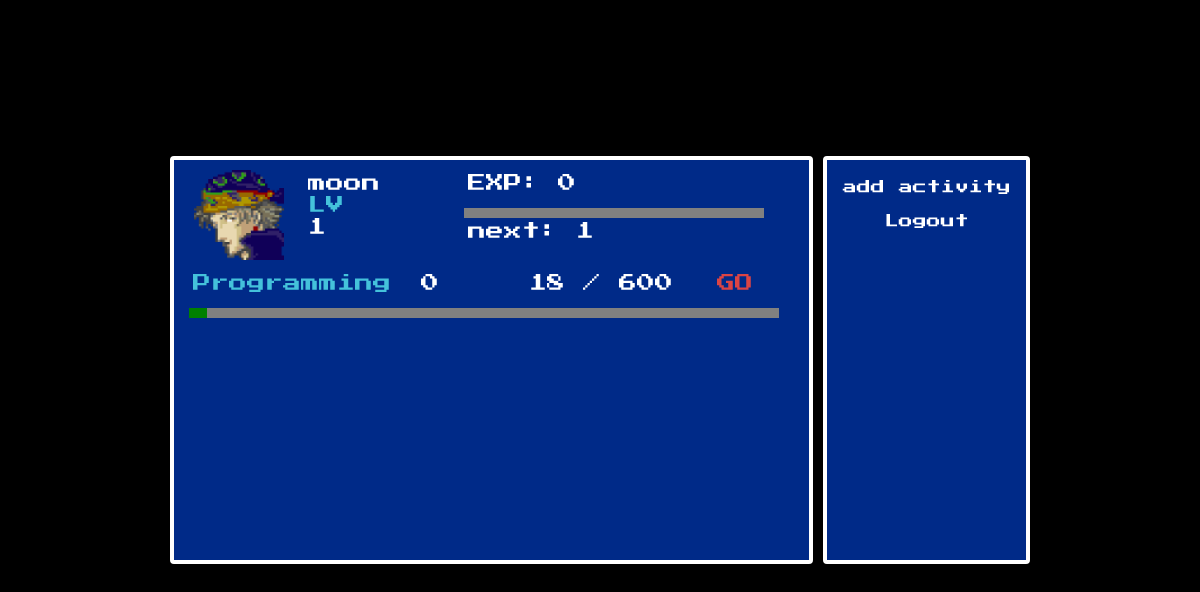
Before: /dashboard/ (signed in) with the older database file.
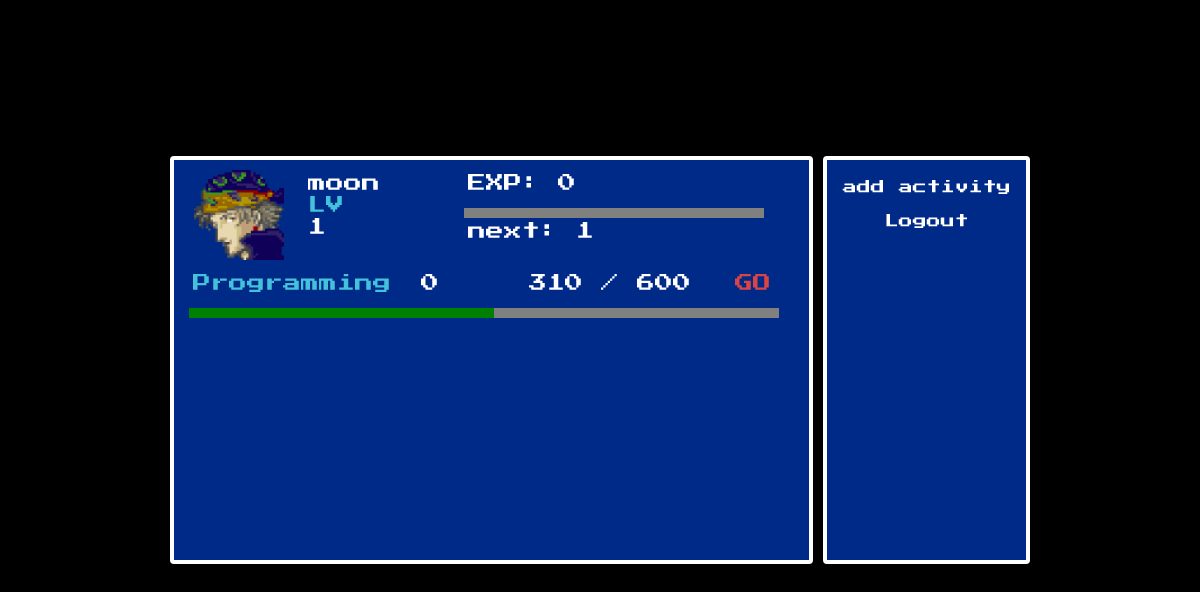
After: the same page with the newer database file.
### app.py (models this page shows)
class User(db.Model):
    id              = db.Column(db.Integer,     primary_key = True              )
    username        = db.Column(db.String(80),  nullable    = False, unique=True)
    password        = db.Column(db.String(200), nullable    = False             )
    level           = db.Column(db.Integer,     nullable    = False, default =1 )
    xp              = db.Column(db.Integer,     nullable    = False, default =0 )
    xp_needed       = db.Column(db.Integer,     nullable    = False, default =1 )
    free_hours      = db.Column(db.Integer,     nullable    = False, default =0 )
    free_minutes    = db.Column(db.Integer,     nullable    = False, default =0 )

class Activity(db.Model):
    id              = db.Column(db.Integer,     primary_key = True                                  )
    name            = db.Column(db.String,      nullable    = False                                 )
    user_id         = db.Column(db.Integer,     db.ForeignKey('user.id'), nullable=False            )
    total_seconds   = db.Column(db.Integer,     default     = 0                                     )
    level           = db.Column(db.Integer,     default     = 0                                     )
    xp              = db.Column(db.Integer,     default     = 0                                     )
    xp_needed       = db.Column(db.Integer,     default     = 600                                   )
    user            = db.relationship('User',   backref     = db.backref('activities', lazy = True) )

### app.py (the view)
@app.route('/dashboard/')
def dashboard():
    user_id     = session.get('user_id')
    if 'user_id':
        user        = User.query.get(user_id)
        activities  = Activity.query.filter_by(user_id=user_id).all()
        if user:
            return render_template('dashboard.html', user=user, activities=activities)
    return render_template('login.html')

### templates/dashboard.html (shortened to what this page needs)
<!DOCTYPE html>
<html>
<head>
    <link rel="stylesheet" href="{{url_for('static',filename='dashboard.css')}}">
</head>
<body>
    <div class="dashboard_container">
        <div class="dashboard_header">
            <img src="../static/locke.png" width="90" height="90">
            <div class="dashboard_header_text">
                <p>{{ user.username }}</p>
                <p style="color:#44c2db">LV</p>
                <p>{{ user.level }}</p>
            </div>
            <div class="dashboard_header_progress">
                <p>EXP:  {{ user.xp }} </p>
                <progress class="dashboard_xp_progress" value={{user.xp}} max="{{user.xp_needed}}"></progress>
                <p>next: {{ user.xp_needed }}</p>
            </div>
        </div>
        <div class="time_tracker">
            {% for activity in activities %}
            <div class="progress">
                <p style="width: 220px; color: #44c2db;"> {{ activity.name }} </p>
                <p style="width: 100px;">{{ activity.level }}</p>
                <p>{{ activity.xp}} / {{ activity.xp_needed }}</p>
                <a href="#" style="padding-top:4px; text-align: right;margin-left: 40px;color:#db4444" onclick="openTrackModal('{{ activity.id }}', '{{ activity.name }}'); return false;">GO</a>
            </div>
            <progress class="dashboard_xp_progress"  value={{activity.xp}} max={{activity.xp_needed}} style="width: 590px;margin-top: 7px;"></progress>
            {%endfor%}
        </div>
    </div>
    <div class="logout">
            <li><a href="#" onclick="openModal();return false;">add activity</a></li>
            <li><a href="/logout" >Logout</a></li>
        </div>
</body>
</html>

### static/dashboard.css (style rules this page uses)
body { width: 860px; color: white; background-color: black; font-family: 'Press Start 2P', monospace; height: 90vh; align-items: center; display: flex; font-size: 18px; margin: auto; }
p { margin: 4px; }
.dashboard_container { width: 640px; height: 400px; background-color: #002a88; border-color: white; border-style:solid; border-width: 4px; border-radius: 4px; margin-right: 5px; }
.dashboard_header { display: flex; margin: auto; margin-top: 10px; margin-left: 20px; }
.dashboard_header_text { margin-left: 20px; width: 160px; }
.dashboard_header_progress { width: 300px; }
.dashboard_xp_progress { -webkit-appearance: none; appearance: none; color:#fff; border-width: 3px; background-color: #565656; border-left-width: 6px; border-right-width: 6px; width: 300px; height: 10px; }
.time_tracker { margin: auto; margin-top: 10px; margin-left: 15px; }
.logout { margin-left: 5px; font-style: none; color: white; width: 180px; text-align: center; height: 380px; font-size: 14px; background-color: #002a88; border-color: white; border-style:solid; padding: 10px 10px 10px 10px; border-width: 4px; border-radius: 4px; }
a { text-decoration: none; font-style: none; color: white; }
li { list-style-type: none; padding-top : 10px; padding-bottom: 10px; }
.progress { display: flex; }

Changed rows visible on the page:
changed Activity "Programming": xp "18" → "310"
